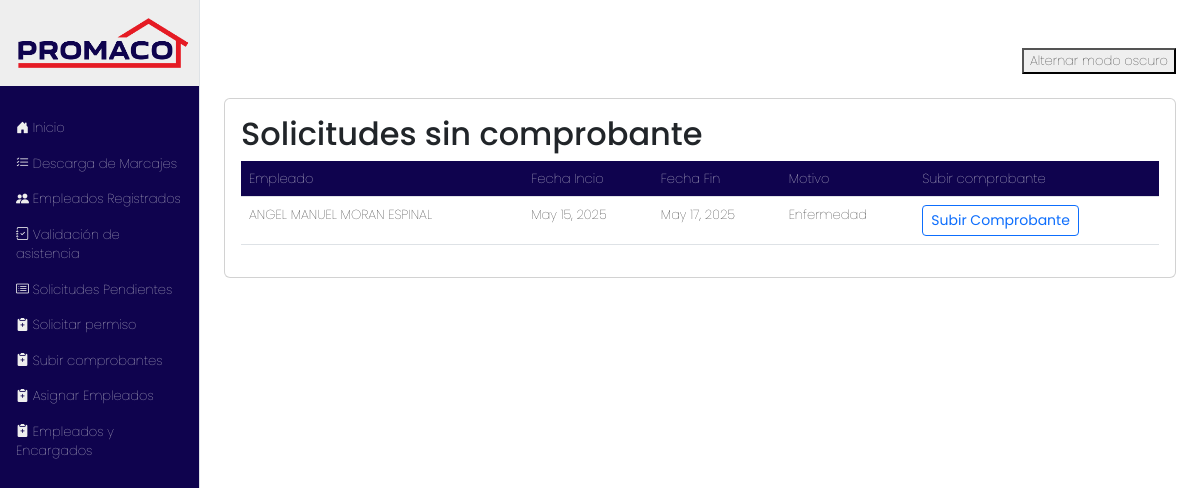
Screenshot of /marcaje/subir_comprobantes/ with the database file from the repository.
### marcaje/models.py (models this page shows, shortened)
class Permisos(models.Model):
    ESTADO_SOLICITUD = [
        ('P', 'Pendiente'),
        ('A', 'Aprobada'),
        ('R', 'Rechazada'),
    ]
    encargado = models.ForeignKey(Empleado, related_name="solicitudes_enviadas", on_delete=models.PROTECT)
    empleado = models.ForeignKey(Empleado, on_delete=models.CASCADE)
    tipo_permiso = models.ForeignKey(TipoPermisos, on_delete=models.PROTECT)
    fecha_inicio = models.DateField()
    fecha_final = models.DateField()
    fecha_solicitud = models.DateTimeField(auto_now=True)
    descripcion = models.CharField(max_length=300)
    tiene_comprobante = models.BooleanField(default=False)
    estado_solicitud = models.CharField(choices=ESTADO_SOLICITUD, default='P')

class Empleado(models.Model):
    id_externo = models.IntegerField(unique=True)
    codigo = models.CharField(max_length=20)
    nombre = models.CharField(max_length=100)
    departamento = models.CharField(max_length=100)
    sucursal = models.ForeignKey(Sucursal, on_delete=models.PROTECT)
    es_encargado = models.BooleanField(default=False)
    class Meta:
        verbose_name = "Empleado"
        verbose_name_plural = "Empleados"
        ordering = ['nombre']
    def __str__(self):
        return f"{self.nombre} "

### marcaje/views.py (the view)
# urls.py: path('subir_comprobantes/', views.subir_comprobante, name='subir_comprobantes'),
def subir_comprobante(request):
    solicitudes = Permisos.objects.filter(tiene_comprobante=False)
    return render(request, 'subir_comprobantes.html', {
        'solicitudes': solicitudes,
    })

### marcaje/templates/subir_comprobantes.html (shortened to what this page needs)
 {% extends 'base.html' %}
 {% block content %}
 <div class="card">
  <div class="card-body">
<h2>Solicitudes sin comprobante</h2>
<div class="table-responsive">
<table id="tabla-comprobantes" class="table">
  <thead class="">
    <tr>
      <th>Empleado</th>
      <th>Fecha Incio</th>
      <th>Fecha Fin</th>
      <th>Motivo</th>
      <th>Subir comprobante</th>
    </tr>
  </thead>
  <tbody>
    {% for s in solicitudes %}
      <tr id="permiso-{{s.id}}">
        <td>{{ s.empleado }}</td>
        <td>{{ s.fecha_inicio }}</td>
        <td>{{s.fecha_final}}</td>
        <td>{{ s.descripcion }}</td>
        <td>
          <button class="btn btn-outline-primary btn-sm"
          hx-get="{% url 'form_comprobante' s.id %}"
          hx-target="#formulario-{{ s.id }}"
          hx-swap="innerHTML">
    Subir Comprobante
          </button>
        </td>
      </tr>
    {% empty %}
      <tr>
        <td colspan="4">No hay solicitudes pendientes de comprobante.</td>
      </tr>
    {% endfor %}
  </tbody>
</table>
</div>
</div>
</div>
{%endblock%}

### static/styles/menu.css (style rules this page uses)
* { font-family: "Poppins", serif; font-weight: 100; font-style: normal; }
body { font-size: 13px; }
.table th { background: #0F034E !important; color: #fff !important; position: sticky !important; }
.table thead { position: sticky !important; top: 0; }

### templates/base.html (style rules this page uses)
body { background: #fff; color: #111; transition: background 0.3s, color 0.3s; }

### rows the page displays
Permisos: empleado "ANGEL MANUEL MORAN ESPINAL", fecha_inicio "May 15, 2025", fecha_final "May 17, 2025", descripcion "Enfermedad"
